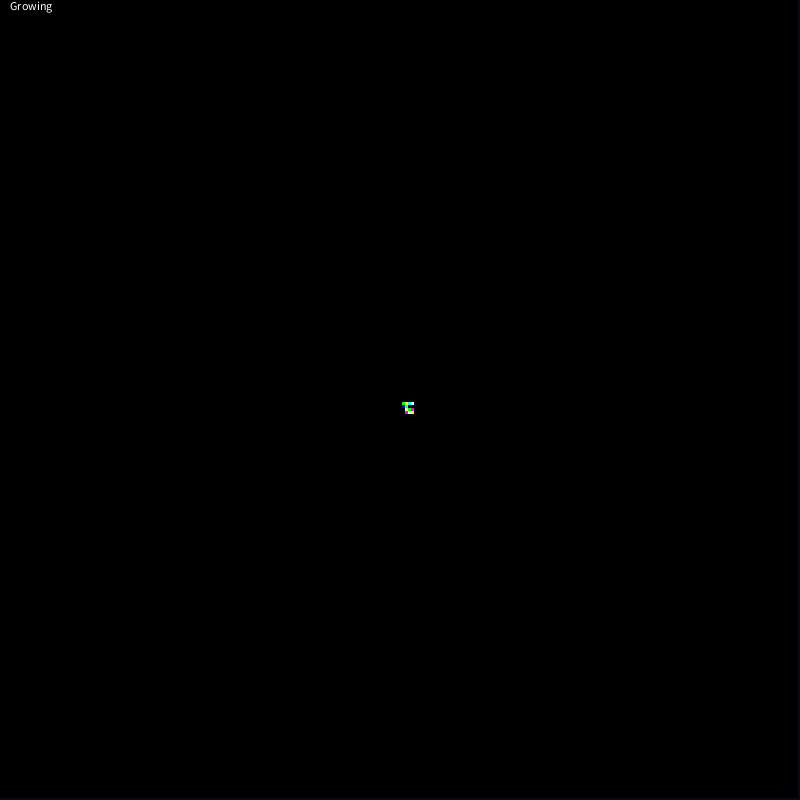
Frame 1 (no input)
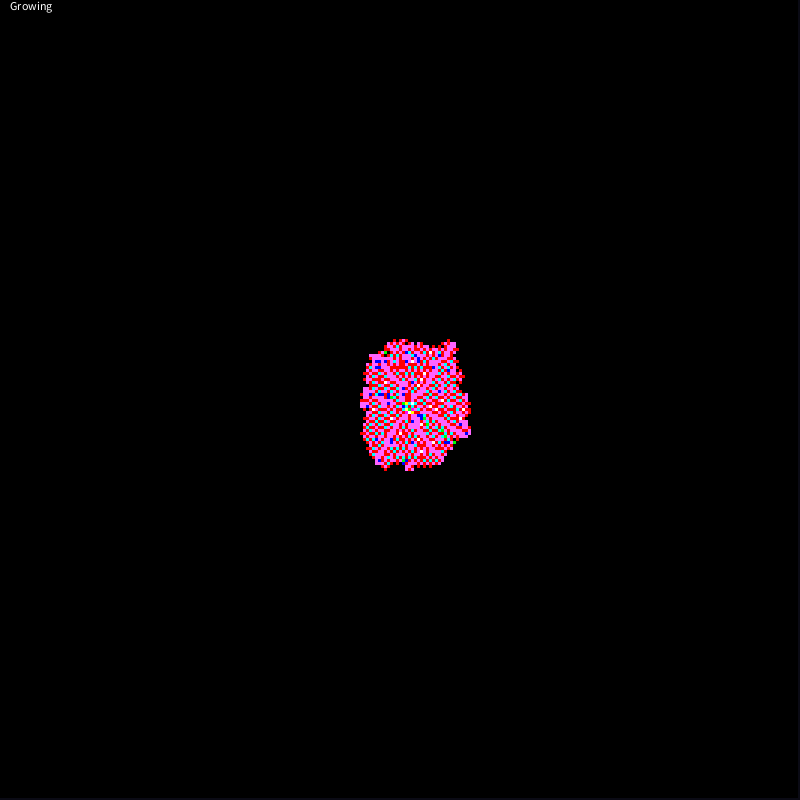
Frame 60 (the mouse pressed at the canvas centre just before this capture)
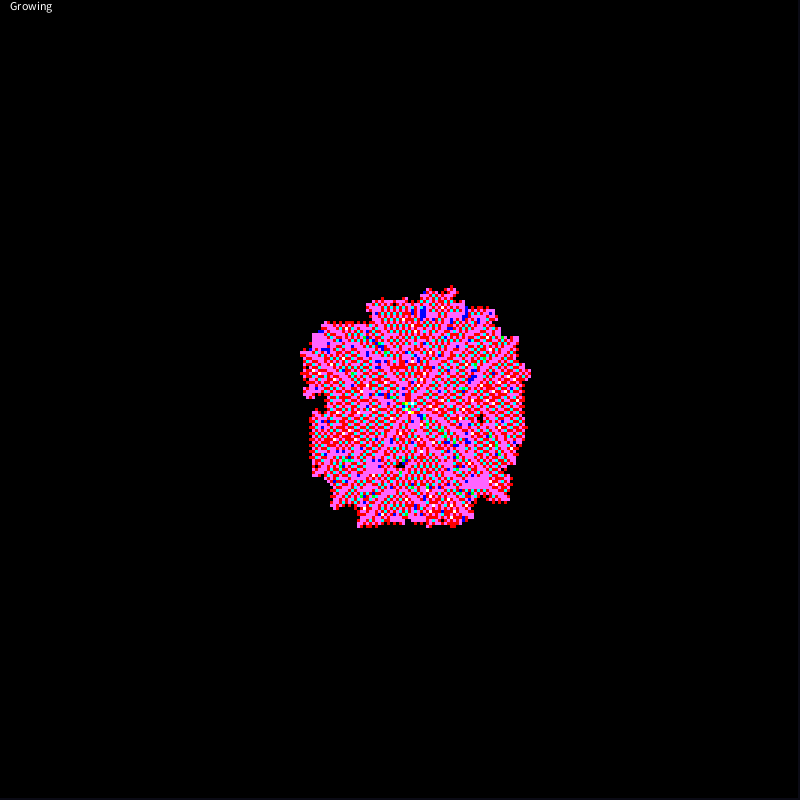
Frame 120 (the mouse held since frame 60 and released just before this capture)

The Processing sketch that drew these frames (run headless with seeded random() and noise(); from frame 60 on, the mouse is pressed at the canvas centre):

// Processing sketch: Acretor_CA
// ── Acretor_CA.pde
int NumStates=9;
int scale=3;
int[][] stateArray;
color[] StateColors={color(0),color(255),color(255,0,0),color(0,255,0),color(0,0,255),color(255,255,0),color(255,0,255),color(0,255,255),color(255,255,100),color(255,100,255),color(100,255,255)};
int Type=0;
int[][][][] Rule;

int Width;
int Height;
int time=0;
void setup(){
    frameRate(60);
    //fullScreen();
    size(800, 800);
    
    Width=floor(width/scale);
    Height=floor(height/scale);
    stateArray= new int[Width][Height];
    if(Type==0){
     Rule= new int[5][5][1][1];
    }
    if(Type==1){
     Rule= new int[NumStates+1][NumStates+1][NumStates+1][NumStates+1];
    }
    if(Type==2){
     Rule= new int[2][2][2][2];
    }
    reset();
    
}
void reset(){
    if(Type==0){
      for(int a=0;a<5;a++){
        for(int b=0;b<5;b++){
           if(random(1)<0.10+0.08*(1.5*a+0.7*b)){
             Rule[a][b][0][0]=floor(random(NumStates+1));
           }else{
             Rule[a][b][0][0]=0;
           }
           
        }
      }
    }
    if(Type==1){
      for(int a=0;a<NumStates;a++){
        for(int b=0;b<NumStates;b++){
          for(int c=0;c<NumStates;c++){
            for(int d=0;d<NumStates;d++){
             if(random(1)<0.6){
               Rule[a][b][c][d]=floor(random(NumStates+1));
             }else{
               Rule[a][b][c][d]=0;
             }  
            }
          }
        }
      }
    }
    if(Type==2){
      for(int a=0;a<2;a++){
        for(int b=0;b<2;b++){
          for(int c=0;c<2;c++){
            for(int d=0;d<2;d++){
             if(random(1)<0.6){
               Rule[a][b][c][d]=floor(random(NumStates+1));
             }else{
               Rule[a][b][c][d]=0;
             }  
            }
          }
        }
      }
    }
    int center=floor(Height/2.0);
    for(int x=0;x<Width;x++){
      for(int y=0;y<Height;y++){
        stateArray[x][y]=0;
        if((x>center)&&(x<center+5)&&(y>center)&&(y<center+5)){
          //stateArray[x][y]=floor(random(NumStates))+1;//(x+y)%2+1;
          stateArray[x][y]=floor(random(NumStates+1));//(x+y)%2+1;
        }
      }
    }
}
void draw(){
  noStroke();
  background(10,10,20); 
  fill(120,12,0);
  for(int x=0;x<Width;x++){
    for(int y=0;y<Height;y++){
      fill(StateColors[stateArray[x][y]]);
      rect(x*scale,y*scale,scale,scale);
    }
  }
  int[][] newStateArray=new int[Width][Height];
  boolean grow=false;
  for(int x=1;x<Width-1;x++){
    for(int y=1;y<Height-1;y++){
       int State= stateArray[x][y];
       newStateArray[x][y]=State;
       if(State==0){
         newStateArray[x][y]=UpdatePixel(x,y);
         if(newStateArray[x][y]!=0){
          grow=true; 
         }
       }

    }
  }
  stateArray=newStateArray;
  time++;
  fill(255);
  if(grow){
    text("Growing",10,10);
  }
  if((time>200)||(!grow)){
    reset();
    time=0;
  }
}
int UpdatePixel(int x,int y){
  if(Type==0){
     int NumFace=0;
     int NumCorn=0;
     if(stateArray[x+1][y]!=0){NumFace++;};
     if(stateArray[x-1][y]!=0){NumFace++;};
     if(stateArray[x][y+1]!=0){NumFace++;};
     if(stateArray[x][y-1]!=0){NumFace++;};
     if(stateArray[x+1][y+1]!=0){NumCorn++;};
     if(stateArray[x-1][y+1]!=0){NumCorn++;};
     if(stateArray[x+1][y-1]!=0){NumCorn++;};
     if(stateArray[x-1][y-1]!=0){NumCorn++;};
     if((NumFace>0)||(NumFace>0)){
       return(Rule[NumFace][NumCorn][0][0]);
     }
   }if(Type==1){
     int right=stateArray[x+1][y];
     int left=stateArray[x-1][y];
     int down=stateArray[x][y+1];
     int up=stateArray[x][y-1];
     if(
     (right!=0)||
     (left!=0)||
     (down!=0)||
     (up!=0)
     ){
       return(Rule[right][left][down][up]);
     }
   }if(Type==2){
     int right=0;
     int left=0;
     int down=0;
     int up=0;
     if(stateArray[x+1][y]!=0){right=1;}
     if(stateArray[x-1][y]!=0){left=1;}
     if(stateArray[x][y+1]!=0){down=1;}
     if(stateArray[x][y-1]!=0){up=1;}
     
     if(
     (right!=0)||
     (left!=0)||
     (down!=0)||
     (up!=0)
     ){
       return(Rule[right][left][down][up]);
     }
   }
  return stateArray[x][y];
}
void keyPressed() {
  if (key==' ') {
    reset();
  }
}
